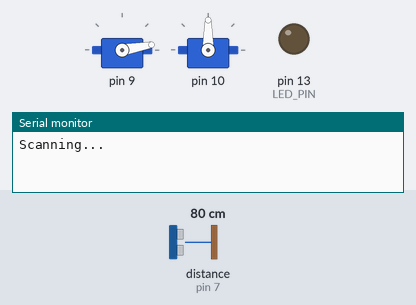
The sketch below on a simulated Arduino Uno, built with avr-gcc and run on an emulated ATmega328P. Parts: 2 × servo, output pins drawn as LEDs (lit = HIGH), the last lines printed to the serial monitor. Wiring (inferred from the names in the program): ultrasonic range finder: trigger pin 7; echo pin 7. Inputs (shaded band) come from the test bench; at power-on: distance to the obstacle (sensor on pin 7) 80 cm. The echo pulse lasts 58.3 µs per cm.

Above: at 1.76 s.
1.8 s: distance to the obstacle (sensor on pin 7) set to 2 cm
At 2.05 s:
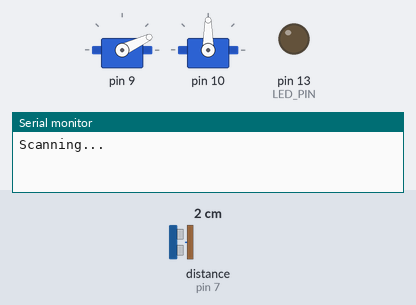
4.8 s: distance to the obstacle (sensor on pin 7) set to 18 cm
7.8 s: distance to the obstacle (sensor on pin 7) set to 4 cm
At 10.7 s:
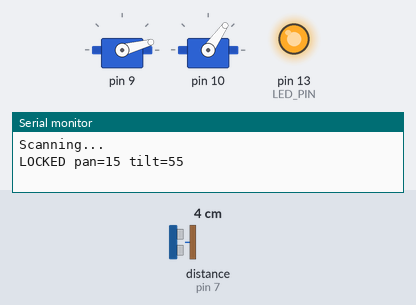
10.8 s: distance to the obstacle (sensor on pin 7) set to 250 cm
13.8 s: distance to the obstacle (sensor on pin 7) set to 9 cm
At 17.6 s:
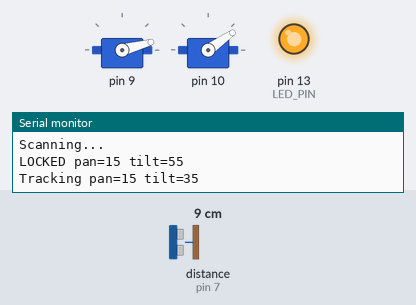
22.8 s: distance to the obstacle (sensor on pin 7) set to 149 cm
25.8 s: distance to the obstacle (sensor on pin 7) set to 157 cm
At 27.84 s:
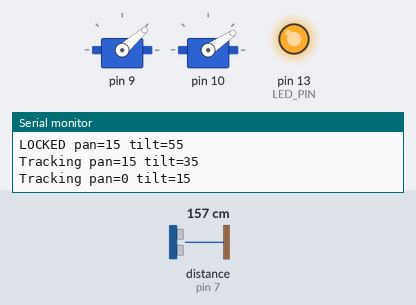
Timing chart, 0 to 29.8 s (numbered marks = the images above; inputs shaded):
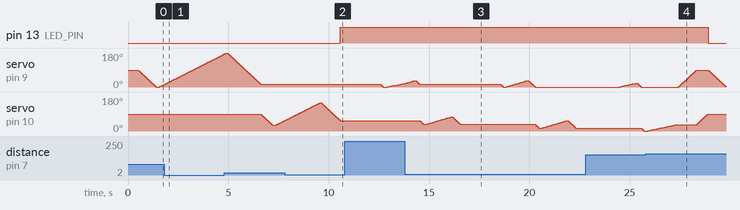

Measured:
- the behaviour switches between 152 and 153 cm on distance to the obstacle (sensor on pin 7) (found by bisection; images 3 and 4)
- after the input at 7.8 s, pin 13 (LED_PIN): LOW → HIGH after 2.8 s
- after the input at 13.8 s, pin 13 (LED_PIN): stays HIGH (without the input it goes to LOW after 1.8 s)
- after the input at 25.8 s, pin 13 (LED_PIN): HIGH → LOW after 3.1 s; servo on pin 9: rises from 0° to 90° in 0.91 s, then falls to 3° in 1.4 s

The sketch:

ultrasonic_solar_tracker1.ino
```cpp
#include <Servo.h>

const int SENSOR_PIN = 7;        // 3-pin ultrasonic, SIG wire
const int LED_PIN = 13;
const int MAX_RANGE = 150;       // cm, ignore anything farther
const int DEADBAND = 5;          // degrees, no movement inside this
const unsigned long RECHECK = 2000;

const int PAN = 0;
const int TILT = 1;

Servo servos[2];
int angleNow[2] = {90, 90};
bool locked = false;
unsigned long lastCheck = 0;

int readCm() {
  pinMode(SENSOR_PIN, OUTPUT);
  digitalWrite(SENSOR_PIN, LOW);
  delayMicroseconds(2);
  digitalWrite(SENSOR_PIN, HIGH);
  delayMicroseconds(10);
  digitalWrite(SENSOR_PIN, LOW);
  pinMode(SENSOR_PIN, INPUT);
  long t = pulseIn(SENSOR_PIN, HIGH, 25000);
  if (t == 0) return 999;        // no echo = too far
  return (int)(t * 0.034 / 2);
}

int medianDist() {               // 3 reads, take middle
  int a = readCm();
  int b = readCm();
  int c = readCm();
  int tmp;
  if (a > b) { tmp = a; a = b; b = tmp; }
  if (b > c) { tmp = b; b = c; c = tmp; }
  if (a > b) { b = a; }
  return b;
}

void moveTo(int axis, int target) {   // 1 degree at a time
  if (target < 0) target = 0;
  if (target > 180) target = 180;
  while (angleNow[axis] != target) {
    if (target > angleNow[axis]) angleNow[axis]++;
    else angleNow[axis]--;
    servos[axis].write(angleNow[axis]);
    delay(10);
  }
}

// sweep one axis, return angle where object was closest (-1 if none)
int scanAxis(int axis, int from, int to, int step) {
  int best = -1;
  int bestD = 999;
  if (from < 0) from = 0;
  if (to > 180) to = 180;
  moveTo(axis, from);
  delay(100);
  for (int a = from; a <= to; a += step) {
    moveTo(axis, a);
    delay(40);
    int d = medianDist();
    if (d <= MAX_RANGE && d < bestD) {
      bestD = d;
      best = a;
    }
  }
  return best;
}

void parkPanel() {
  moveTo(PAN, 90);
  moveTo(TILT, 90);
  digitalWrite(LED_PIN, LOW);
  locked = false;
  Serial.println("No source found - parked");
}

void acquire() {
  Serial.println("Scanning...");
  moveTo(TILT, 90);
  int p = scanAxis(PAN, 0, 180, 5);
  if (p < 0) {
    parkPanel();
    delay(1000);
    return;
  }
  moveTo(PAN, p);
  int t = scanAxis(TILT, 30, 150, 5);
  if (t < 0) {
    parkPanel();
    delay(1000);
    return;
  }
  moveTo(TILT, t);
  locked = true;
  lastCheck = millis();
  digitalWrite(LED_PIN, HIGH);
  Serial.print("LOCKED pan=");
  Serial.print(angleNow[PAN]);
  Serial.print(" tilt=");
  Serial.println(angleNow[TILT]);
}

void track() {
  int oldP = angleNow[PAN];
  int oldT = angleNow[TILT];

  int p = scanAxis(PAN, oldP - 20, oldP + 20, 2);
  if (p < 0) { parkPanel(); return; }
  if (abs(p - oldP) > DEADBAND) moveTo(PAN, p);
  else moveTo(PAN, oldP);        // small change, stay put

  int t = scanAxis(TILT, oldT - 20, oldT + 20, 2);
  if (t < 0) { parkPanel(); return; }
  if (abs(t - oldT) > DEADBAND) moveTo(TILT, t);
  else moveTo(TILT, oldT);

  Serial.print("Tracking pan=");
  Serial.print(angleNow[PAN]);
  Serial.print(" tilt=");
  Serial.println(angleNow[TILT]);
  lastCheck = millis();
}

void setup() {
  Serial.begin(9600);
  pinMode(LED_PIN, OUTPUT);
  servos[PAN].attach(9);
  servos[TILT].attach(10);
  servos[PAN].write(90);
  servos[TILT].write(90);
  delay(500);
}

void loop() {
  if (!locked) {
    acquire();
  } else if (millis() - lastCheck > RECHECK) {
    track();
  }
}
```
